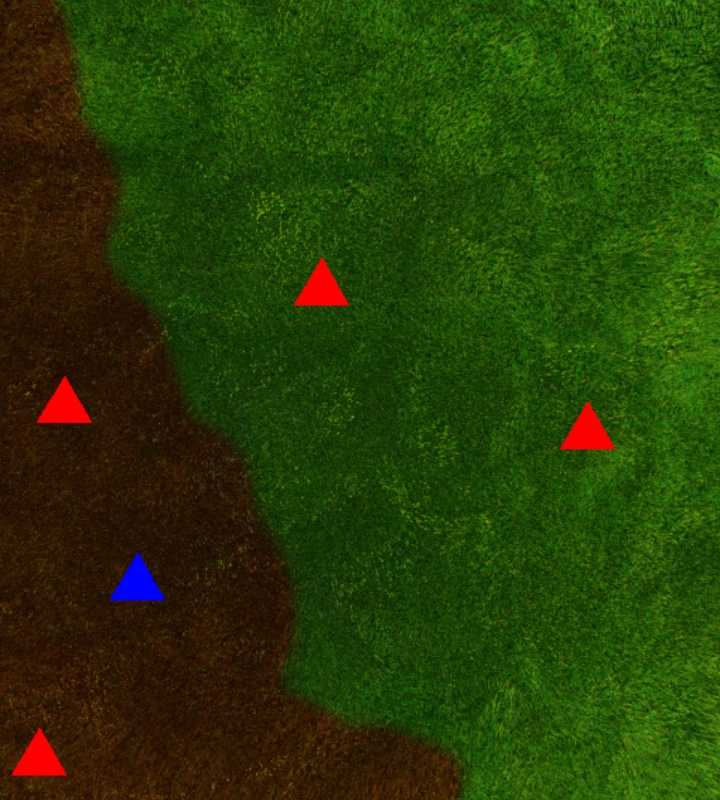
#> input picture sample_image.jpeg, 720 x 800 px
$ python UAS-DTU-Project.py
#> lines starting #> are read from the running program, lines starting #| are printed output that depends on the picture; after the words box and inside, x2 and y2 are one past the last pixel; in counts of white or black regions, pixels touching at a corner belong together
#importing OpenCV module
import cv2
#importing numpy module and abbrevating it as np
import numpy as np

#Loading the image
img = cv2.imread('sample_image.jpeg')
#> img is the input picture: shape (800, 720, 3); mean B, G, R 6.1, 60.9, 39.6

#Converting the image to HSV
hsv = cv2.cvtColor(img, cv2.COLOR_BGR2HSV)
#> hsv: shape (800, 720, 3); mean H, S, V 38.6, 236.1, 69.9

#Defining lower and upper bounds for brown and green regions
lower_brown = np.array([10, 50, 50])
upper_brown = np.array([20, 255, 255])
lower_green = np.array([40, 50, 50])
upper_green = np.array([70, 255, 255])

#Creating masks for both the regions
mask_brown = cv2.inRange(hsv, lower_brown, upper_brown)
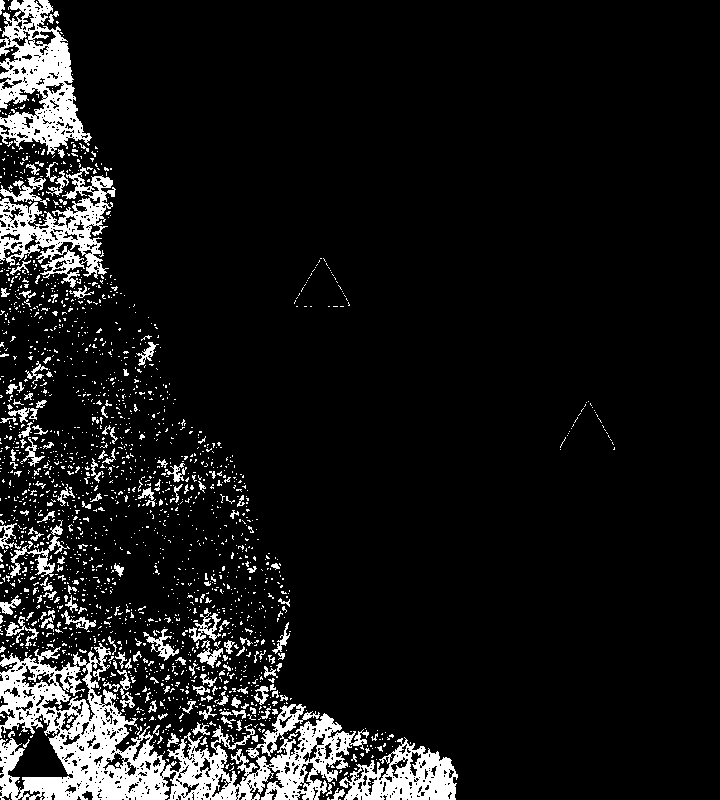
#> mask_brown: shape (800, 720); 9.5% white; 2000 white regions (1825 under 20 px), largest, box (x1, y1, x2, y2) and area: (0, 643, 369, 800) 20990, (0, 0, 92, 155) 7065, (0, 167, 116, 288) 5165
mask_green = cv2.inRange(hsv, lower_green, upper_green)
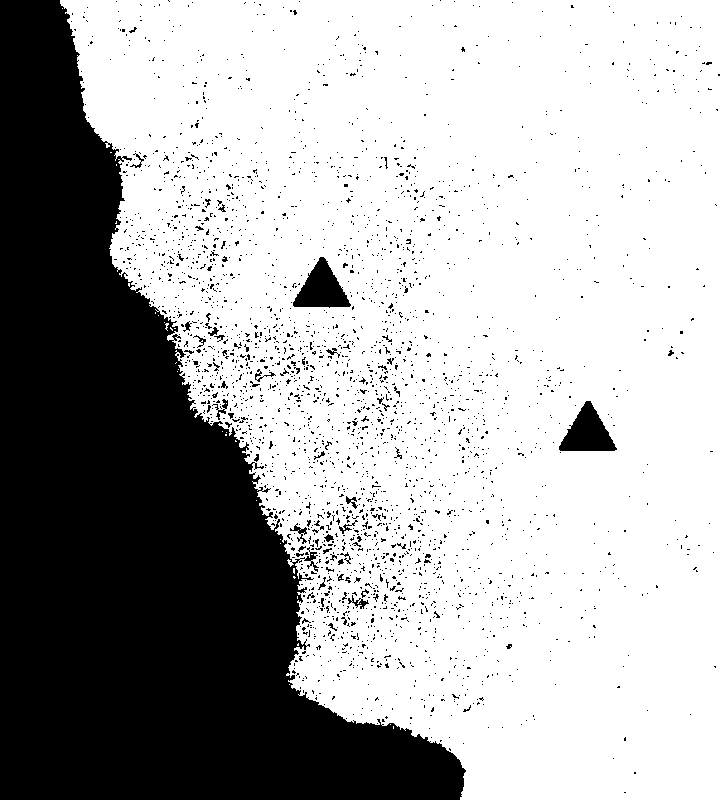
#> mask_green: shape (800, 720); 67.9% white; 2845 black regions (2790 under 20 px)

#Find contours in the masks
contours_brown, _ = cv2.findContours(mask_brown, cv2.RETR_TREE, cv2.CHAIN_APPROX_SIMPLE)
#> contours_brown = 2901 contours, 2666 with area under 20; largest, box (x1, y1, x2, y2) and area: (0, 643, 369, 800) 24032, (0, 0, 92, 155) 7881, (0, 167, 116, 288) 5883, (339, 737, 458, 800) 4298, (41, 660, 96, 722) 864
contours_green, _ = cv2.findContours(mask_green, cv2.RETR_TREE, cv2.CHAIN_APPROX_SIMPLE)
#> contours_green = 3242 contours, 3114 with area under 20; largest, box (x1, y1, x2, y2) and area: (60, 0, 720, 800) 402812, (558, 400, 618, 452) 1720, (292, 256, 352, 309) 1720, (351, 594, 370, 610) 118, (289, 524, 308, 536) 99

#Drawing contours on original image
img_contours = img.copy()
cv2.drawContours(img_contours, contours_brown, -1, (0, 0, 255), 2)
cv2.drawContours(img_contours, contours_green, -1, (0, 255, 0), 2)
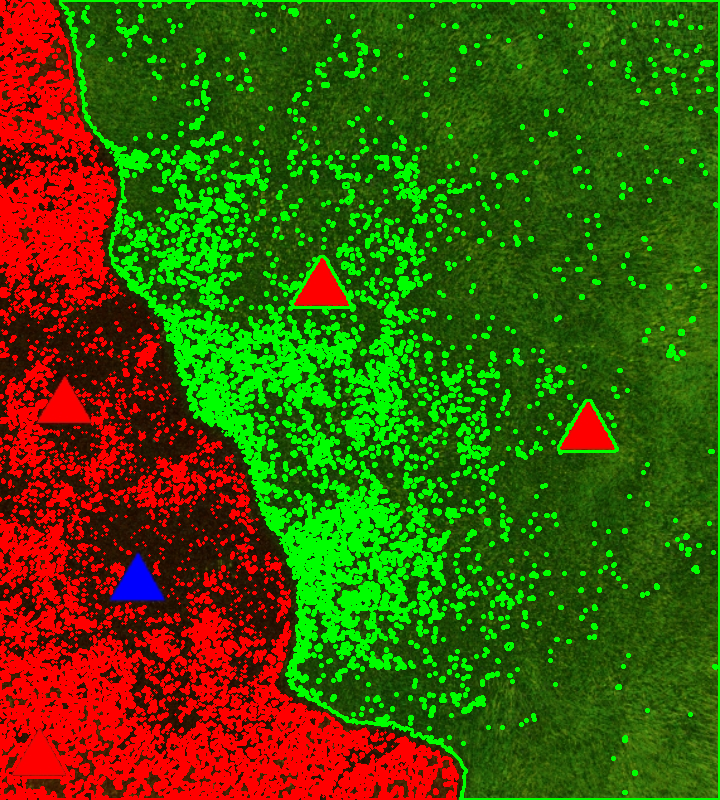
#> img_contours: shape (800, 720, 3); mean B, G, R 4.7, 85.5, 66.6

# Loop through the contours and detect the color of each house
houses_brown = []
houses_green = []
for contour in contours_brown:
    x, y, w, h = cv2.boundingRect(contour)
    house_color = img[y + h // 2, x + w // 2]
    if np.array_equal(house_color, [255, 0, 0]):  # Blue house
        houses_brown.append(2)
    elif np.array_equal(house_color, [0, 0, 255]):  # Red house
        houses_brown.append(1)
#> this loop made 2901 passes
#> (x, y, w, h, house_color) on passes 2 to 4: (9, 799, 1, 1, [7, 30, 52]), (327, 797, 3, 3, [12, 40, 64]), (323, 796, 1, 1, [8, 29, 50])
#> after the loop, houses_brown = []
for contour in contours_green:
    x, y, w, h = cv2.boundingRect(contour)
    house_color = img[y + h // 2, x + w // 2]
    if np.array_equal(house_color, [255, 0, 0]):  # Blue house
        houses_green.append(2)
    elif np.array_equal(house_color, [0, 0, 255]):  # Red house
        houses_green.append(1)
#> this loop made 3242 passes
#> (contour, x, y, w, h, house_color) on passes 1, 4, 5: ([[393, 726], [393, 728]], 393, 726, 1, 3, [7, 51, 34]), ([[298, 643], [297, 644], [297, 645], [298, 645]], 297, 643, 2, 3, [11, 57, 35]), ([[297, 596], [297, 598]], 297, 596, 1, 3, [13, 54, 39])
#> after the loop, houses_green = []

#Calculating total priority of houses on the brown and green regions
priority_brown = sum(houses_brown)
#> priority_brown = 0
priority_green = sum(houses_green)
#> priority_green = 0

n_houses=np.array([houses_brown,houses_green])
#> n_houses = empty array

#Displaying the output image
cv2.imshow('Original Image', img)
cv2.imshow('Brown Region', mask_brown)
cv2.imshow('Green Region', mask_green)
cv2.imshow('Contours', img_contours)
cv2.waitKey(0)
cv2.destroyAllWindows()
